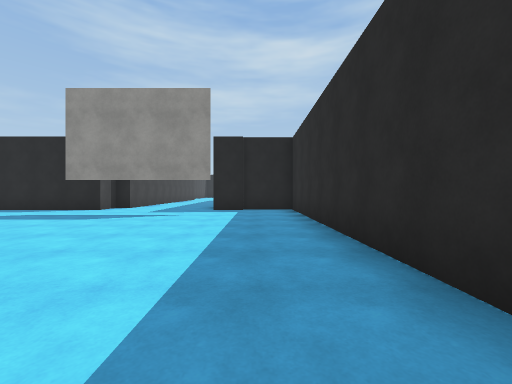
View 1 (above)

16 first-person views from a walk through a 3-D level made in the Unity game engine. The camera is 1.2 m above the floor, looks level and sees 90° across. The floor is counted in squares, 2 m on a side. Each view is taken from the middle of a square. On the plan, view 1 faces up. The plan holds only what a view shows up to about 9 squares ahead; the rest is blank. The place goes on beyond the plan. The player is left out. Some surface patterns are stand-ins.

View 2
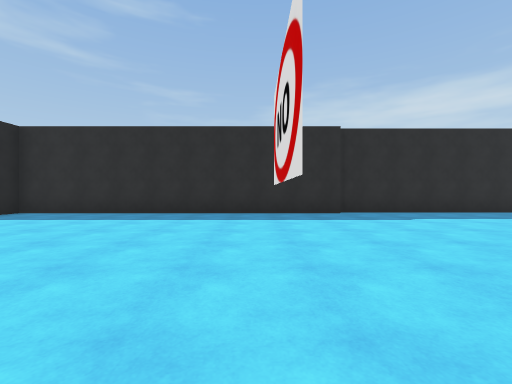

View 3
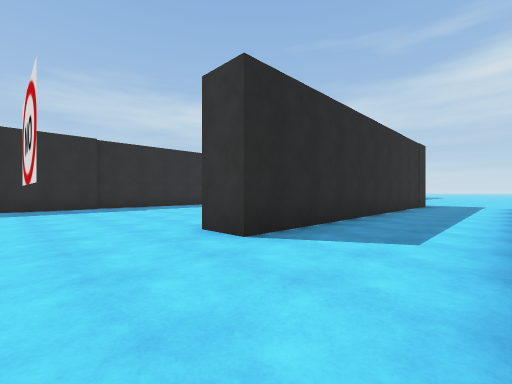

View 4
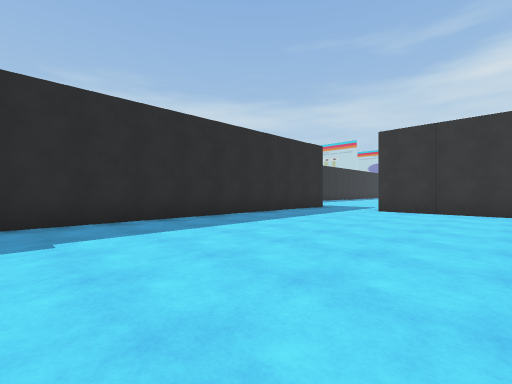

View 5
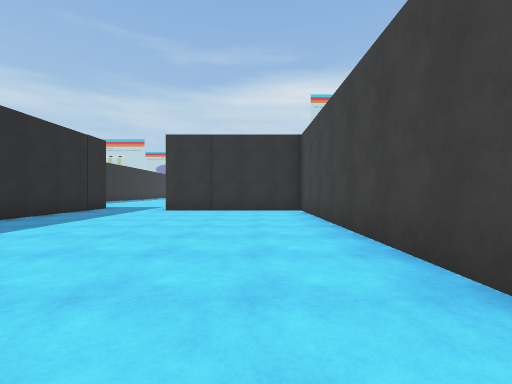

View 6
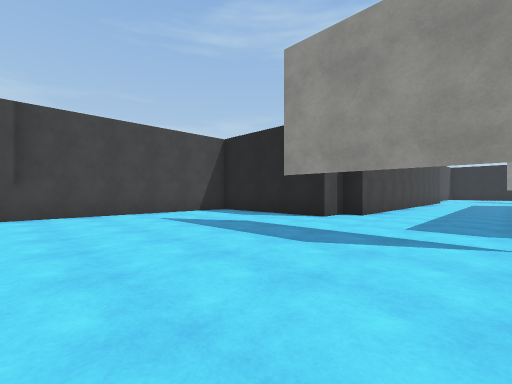

View 7
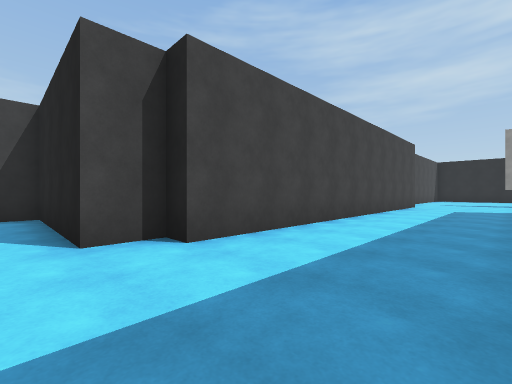

View 8
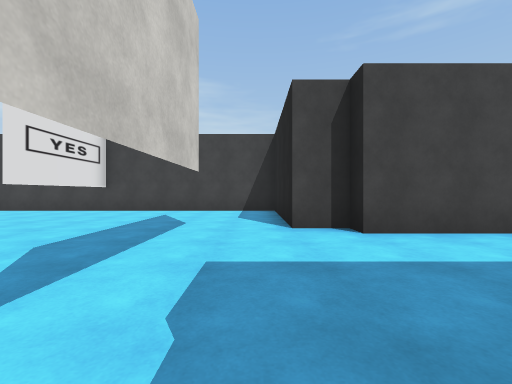

View 9
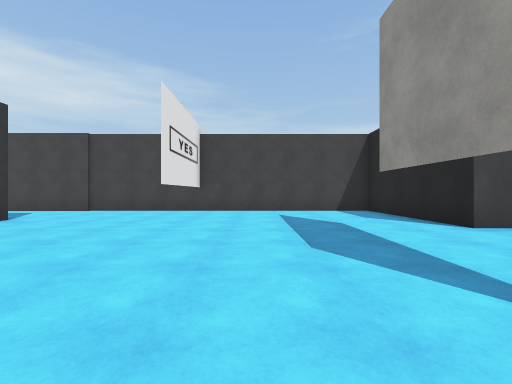

View 10
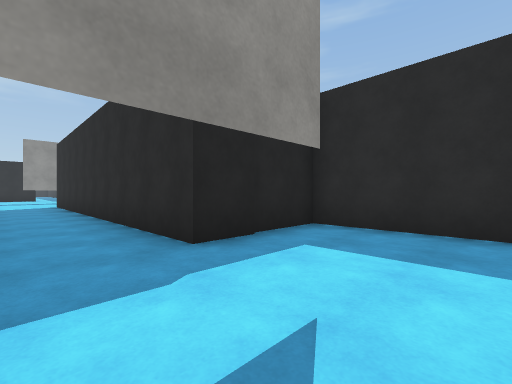

View 11
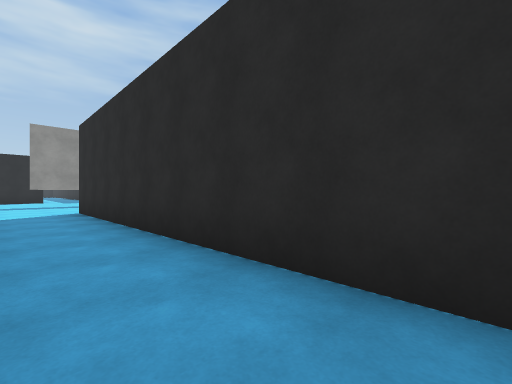

View 12
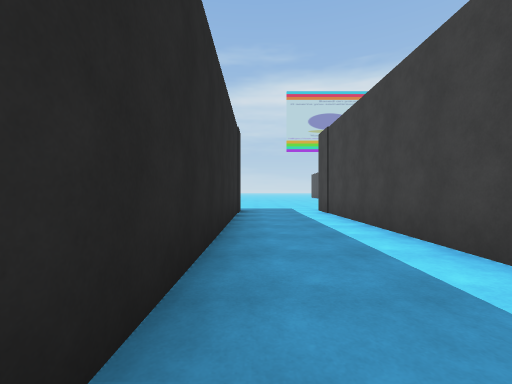

View 13
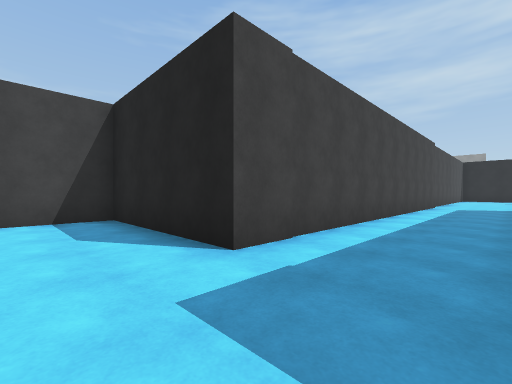

View 14
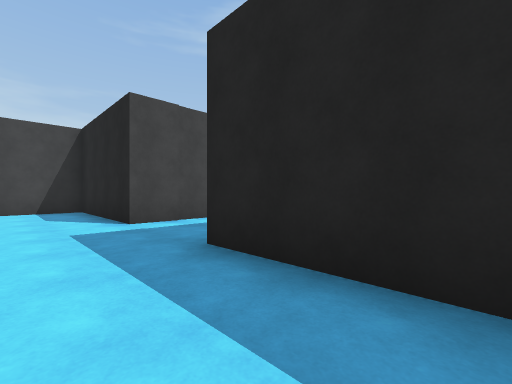

View 15
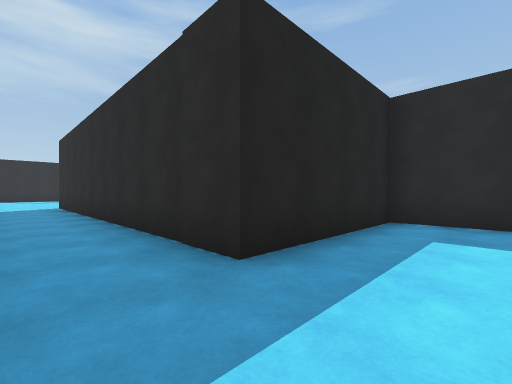

View 16
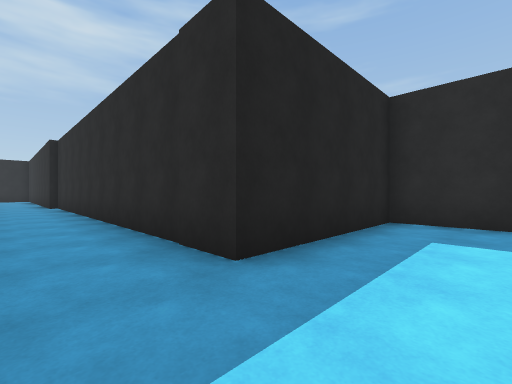

### Floor plan
Points are (right, up) in squares from view 1. A wall is a line through its corners. A room is listed if a view was taken in it or the views show most of it. See-through windows are left out.
Room 1 (views 1, 4, 5, 16)
walls: (-5.5, -2.4) (-5.5, -9.3) (-1, -9.3); (1.2, -0.5) (1.2, 0.5); (5.4, -12) (5.4, -10.3) (1.5, -10.3) (1.5, -0.4)
ways out: opening at (-4.5, 0.5) to room 2; opening at (0.5, 1) to room 3
Room 2 (views 2, 3, 12, 13, 14, 15)
walls: (-2.5, -12) (-2.5, -10.3) (-6.5, -10.3) (-6.5, -0.3) (-5.4, -0.3); (-3.9, 1.6) (-2.4, 1.6); (-9.1, 2.9) (-9.1, -10.3) (-13, -10.3) (-13, -12)
ways out: opening at (-4.5, 0.5) to room 1; opening at (-4, 2) to room 3
Room 3 (views 6, 7, 8, 9, 10, 11)
walls: (-2.4, 1.6) (-0.2, 1.6); (-9.2, 3.2) (-5.8, 3.2); (1.2, 0.5) (1.2, 8.6) (-1.4, 8.6) (-1.4, 18.6); (-4.7, 18.1) (-4.7, 9.6) (-5.2, 9.6) (-5.2, 8.6) (-9.1, 8.6) (-9.1, 2.9)
ways out: opening at (0.5, 1) to room 1; opening at (-4, 2) to room 2

Positions as (right, up) in squares from view 1, and headings:
1: (0, 0), facing up
2: (-6, 2), facing right
3: (-9, 2), facing down-right
4: (-4, -1), facing down-right
5: (-4, -1), facing down
6: (-2, 3), facing up-left
7: (-2, 8), facing up-left
8: (-1, 8), facing left
9: (-1, 5), facing left
10: (-3, 6), facing up-right
11: (-3, 10), facing up-right
12: (-7, -2), facing down
13: (-7, -12), facing up-left
14: (-4, -12), facing up-left
15: (-8, -12), facing up-right
16: (0, -12), facing up-right
